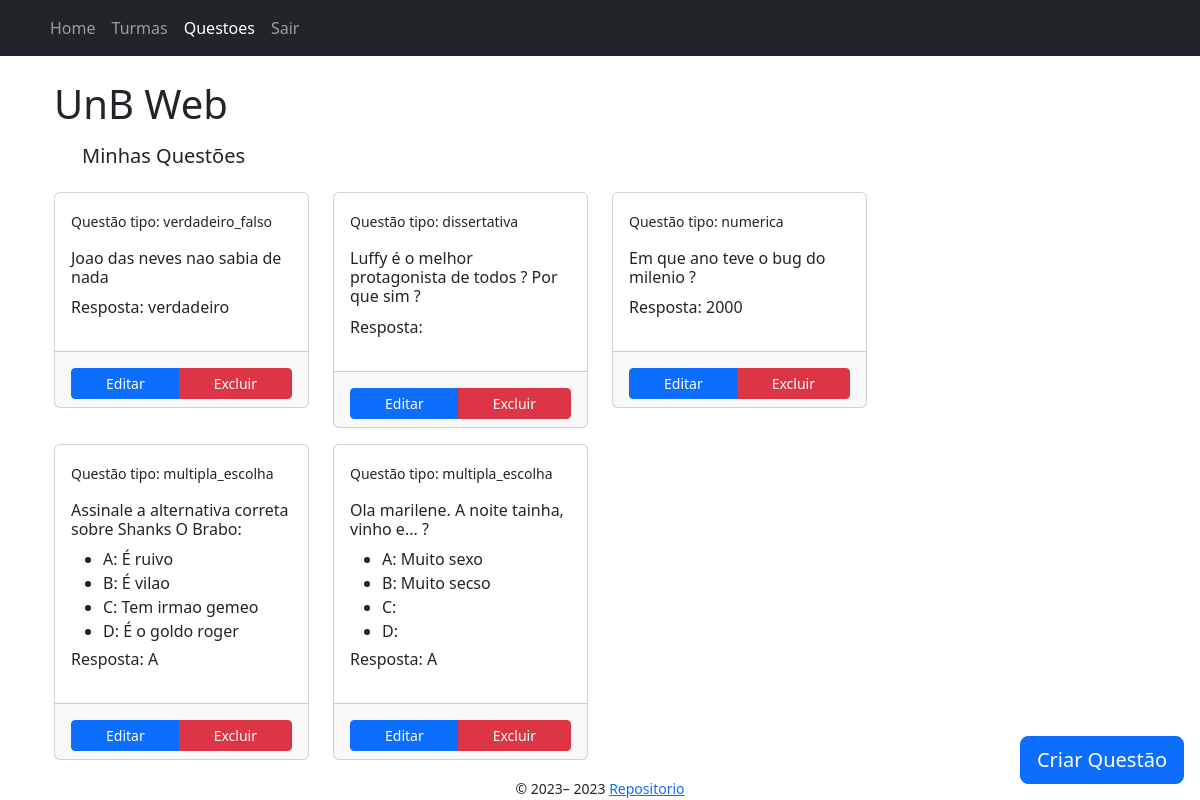
The page /questoes/professor/1 (signed in) on the database as committed earlier.
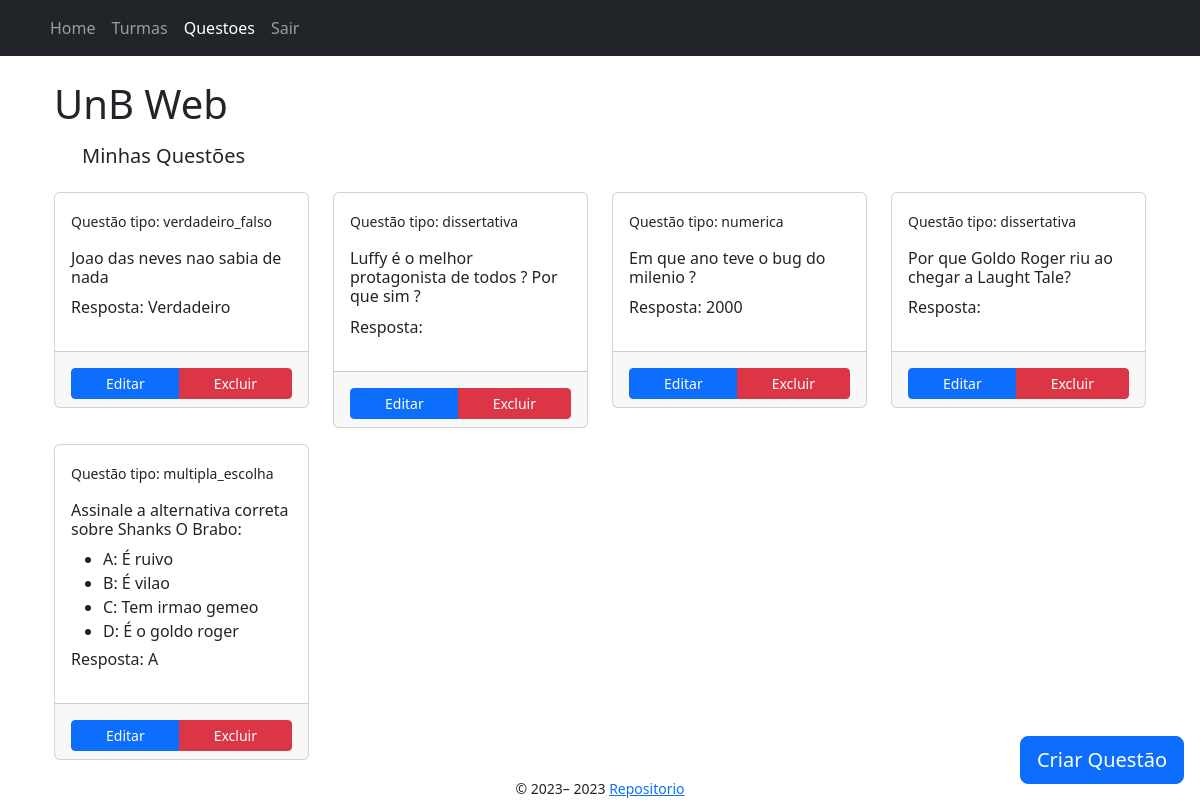
The same page on the database as committed later.
### app/models/questao.py (models this page shows, shortened)
class Questao(db.Model):
    __tablename__ = "questao"
    id = db.Column(db.Integer, primary_key=True)
    enunciado = db.Column(db.String(255))
    resposta = db.Column(db.String(255))
    tipo_questao = db.Column(
        Enum("multipla_escolha", "verdadeiro_falso", "numerica", "dissertativa", name="tipo_questao"), nullable=False)
    professor_id = db.Column(db.Integer, db.ForeignKey('professor.id'), nullable=False)
    respostas = db.relationship('RespostaQuestaoExame', backref='questao_respostas') #1 to N
    exames = db.relationship("QuestaoExame", back_populates="questao") # tabela associativa N to N

### app/models/questao_multipla_escolha.py (models this page shows, shortened)
class QuestaoMultiplaEscolha(Questao):
    __tablename__ = "questao_multipla_escolha"
    id = db.Column(db.Integer, db.ForeignKey('questao.id'), primary_key=True)
    opcao_a = db.Column(db.String(255))
    opcao_b = db.Column(db.String(255))
    opcao_c = db.Column(db.String(255))
    opcao_d = db.Column(db.String(255))

### app/controllers/questoes_controller.py (the view)
@bp.route("/professor/<int:professor_id>", methods=["GET"])
@login_required
def index(professor_id: int) -> render_template:
    if not isinstance(current_user, Professor):
        flash("Acesso não autorizado", category="warning")
        return render_template("index.jinja2", user=current_user)
    questoes = Questao.query.filter_by(professor_id=professor_id).all()
    questoes_multipla_escolha = QuestaoMultiplaEscolha.query.filter_by(professor_id=professor_id).all()
    return render_template('questoes/index.jinja2', questoes=questoes, questoes_multipla_escolha=questoes_multipla_escolha)

### app/templates/questoes/index.jinja2 (shortened to what this page needs)
{% extends "base.jinja2" %}
{% from 'bootstrap5/utils.html' import render_modal, render_icon %}
{% block head %}
    {{ super() }}
{% endblock %}
{% block content %}
<div class="container">
    <h1>UnB Web</h1>
    <div class="row rows-col-1 m-3">
        <h5>Minhas Questões</h5>
    </div>
    <div id="my-questions" class="row flex-row">
        {% for questao in questoes %}
            {%if questao.tipo_questao != "multipla_escolha"%}
                <div class="mb-3 col-lg-3 col-md-4 col-sm-6 col-xs-12">
                    <div class="card">
                        <div class="card-body">
                            <p><small> Questão tipo: {{ questao.tipo_questao }}</small></p>
                            <h6>{{ questao.enunciado }}</h6>
                            <p>Resposta: {{ questao.resposta }}</p>
                        </div>
                        <div class="card-footer">
                            <div class="btn-group mt-2 d-flex justify-content-center">
                                <a href="{{ url_for('questoes.edit', professor_id=current_user.id, questao_id=questao.id) }}" class="btn btn-sm btn-primary">Editar</a>
                                <a class="btn btn-sm btn-danger" data-bs-toggle="modal" data-bs-target="#confirmDeleteModal-{{ questao.id }}">Excluir</a>
                            </div>
                        </div>
                    </div>
                </div>
            {% endif %}
        {% endfor %}
    </div>
    <div id="my-questions" class="row flex-row">
        {% for questao_multipla_escolha in questoes_multipla_escolha %}
            <div class="mb-3 col-lg-3 col-md-4 col-sm-6 col-xs-12">
                <div class="card">
                    <div class="card-body">
                        <p><small> Questão tipo: {{ questao_multipla_escolha.tipo_questao }}</small></p>
                        <h6>{{ questao_multipla_escolha.enunciado }}</h6>
                        <div style="max-height: 100px; overflow-y: auto;">
                            <ul>
                                <li>A: {{ questao_multipla_escolha.opcao_a }}</li>
                                <li>B: {{ questao_multipla_escolha.opcao_b }}</li>
                                <li>C: {{ questao_multipla_escolha.opcao_c }}</li>
                                <li>D: {{ questao_multipla_escolha.opcao_d }}</li>
                            </ul>
                        </div>
                        <p>Resposta: {{ questao_multipla_escolha.resposta }}</p>
                    </div>
                    <div class="card-footer">
                        <div class="btn-group mt-2 d-flex justify-content-center">
                            <a href="{{ url_for('questoes.edit_multipla_escolha', professor_id=current_user.id, questao_id=questao_multipla_escolha.id) }}" class="btn btn-sm btn-primary">Editar</a>
                            <a class="btn btn-sm btn-danger" data-bs-toggle="modal" data-bs-target="#confirmDeleteModal-{{ questao_multipla_escolha.id }}">Excluir</a>
                        </div>
                    </div>
                </div>
            </div>
        {% endfor %}
    </div>
    <div class="position-fixed bottom-0 end-0 p-3">
        <a href="{{ url_for('questoes.new', professor_id=current_user.id) }}" class="btn btn-floating btn-lg btn-primary">
                    {{render_icon('plus-circle') }} <span class="d-none d-xl-inline">Criar Questão</span>
        </a>
    </div>
</div>
{% endblock %}

Rows that differ between the two databases and show on the page:
removed QuestaoMultiplaEscolha: tipo_questao "multipla_escolha", enunciado "Ola marilene. A noite tainha, vinho e... ?", opcao_a "Muito sexo", opcao_b "Muito secso", resposta "A"
changed Questao "Joao das neves nao sabia de nada": resposta "verdadeiro" → "Verdadeiro"
now on this page (row edited): Questao: tipo_questao "dissertativa", enunciado "Por que Goldo Roger riu ao chegar a Laught Tale?"
